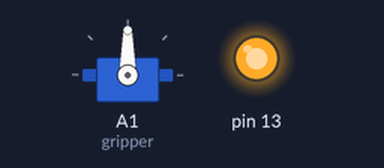
Bench run of a sketch on a simulated Arduino Uno, built with avr-gcc and run on an emulated ATmega328P. Parts: servo, output pins drawn as LEDs (lit = HIGH).

Above: at 0.1 s.
At 1.1 s:
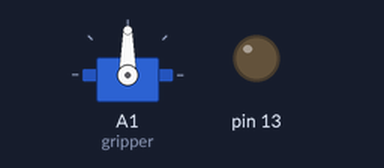
Timing chart, 0 to 2.6 s (numbered marks = the images above):
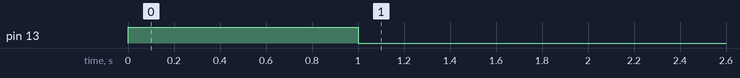

The sketch:

Servo_Revised.ino
```cpp
#include <mcp2515_can.h>
#include <mcp_can.h>
#include <SPI.h>
#include <EEPROM.h>
#include <Servo.h>

const int SPI_CS_PIN = 10;
mcp2515_can CAN(SPI_CS_PIN);

unsigned char len;
unsigned char msgBuf[8];

long unsigned int servo_pos;
long unsigned int min_pos;
long unsigned int max_pos;
byte ID;
byte recID;
int sendID;
byte filtClass;

Servo gripper;

void inline debugPrint(String data)
{
  #ifdef DEBUG_PRINT
  Serial.print(data);
  #endif
}

void inline debugPrintInt(int data)
{
  #ifdef DEBUG_PRINT
  Serial.print(data);
  #endif
}

void inline debugPrintHex(int data)
{
  #ifdef DEBUG_PRINT
  Serial.print(data,HEX);
  #endif
}

void inline space()
{
  #ifdef DEBUG_PRINT
  Serial.print(" ");
  #endif
}

void inline newLine()
{
  #ifdef DEBUG_PRINT
  Serial.println();
  #endif
}

void setup()
{
  #ifdef DEBUG_PRINT
  Serial.begin(115200);
  #endif


  while (CAN_OK != CAN.begin(CAN_250KBPS, MCP_8MHz))
  {
    debugPrint("CanBeetle initialization failed!!");
    delay(100);
  }

  gripper.attach(A1);

  pinMode(13, OUTPUT);
  digitalWrite(13, HIGH);
  delay(1000);
  digitalWrite(13, LOW);

  ID = EEPROM.read(0);
  sendID = ID | 0x100;
  filtClass = (ID & 0xF0) + 0xF;

  CAN.init_Mask(0, 0, 0x1FF);
  CAN.init_Mask(1, 0, 0x1FF);
  CAN.init_Filt(0, 0, 0xFF);
  CAN.init_Filt(1, 0, filtClass);
  CAN.init_Filt(2, 0, ID);

  unsigned char msg[8];
  CAN.MCP_CAN::sendMsgBuf(sendID,0,0,msg);
  debugPrint("Connected!");
  newLine();

}

void loop() {
  if(CAN_MSGAVAIL == CAN.checkReceive())
  {
    CAN.readMsgBuf(&len, msgBuf);
    recID = CAN.getCanId();

    if (msgBuf[0] == 0xAA) //roleCall command
    {
      unsigned char msg[8];
      debugPrint("0xAA roleCall: ");
      debugPrint("sendID: ");
      debugPrint("0x");
      debugPrintHex(sendID);
      newLine();
      newLine();
      CAN.MCP_CAN::sendMsgBuf(sendID,0,0,msg);

    } else if (msgBuf[0] == 0x40) //change pos command
    {
      servo_pos = msgBuf[1] << 8 | msgBuf[2];
      if (servo_pos >= (min_pos+25) and servo_pos <= (max_pos-25))
       {
       gripper.write(servo_pos);

       debugPrint("servo: ");
       debugPrintInt(servo_pos);
       newLine();
       newLine();
       }

    } else if (msgBuf[0] == 0x50)
    {
      min_pos = msgBuf[1] << 8 | msgBuf[2];
      debugPrint("min_pos: ");
      debugPrintInt(min_pos);

    } else if (msgBuf[0] == 0x51)
    {
      max_pos = msgBuf[1] << 8 | msgBuf[2];
      debugPrint("min_pos: ");
      debugPrintInt(min_pos);
      newLine();
      newLine();

    } else if (msgBuf[0] == 0x10) //dataRead command
    {
      unsigned char msg[8];
      debugPrint("0x10 dataRead: ");
      int A0data = analogRead(A0);
      debugPrint("A0data: ");
      debugPrintInt(A0data);
      msg[0] = A0data >> 8;
      msg[1] = A0data;

      int A1data = analogRead(A1);
      debugPrint(" A1data: ");
      debugPrintInt(A1data);
      msg[2] = A1data >> 8;
      msg[3] = A1data;

      newLine();
      newLine();

      CAN.MCP_CAN::sendMsgBuf(sendID,0,4,msg);

    } else if (msgBuf[0] == 0xCE and recID == ID) //changeID command
    {
      debugPrint("0xCE: ");

      EEPROM.put(0, msgBuf[1]);
      ID = msgBuf[1];
      sendID = ID | 0x100;

      filtClass = (ID & 0xF0) + 0xF;

      CAN.init_Filt(1,0, filtClass);
      CAN.init_Filt(2, 0, ID);

      debugPrint("filtClass: ");
      debugPrint("0x");
      debugPrintHex(filtClass);
      debugPrint(" ID: ");
      debugPrint(" 0x");
      debugPrintHex(ID);
      newLine();
      newLine();
    }
  }

}
```
